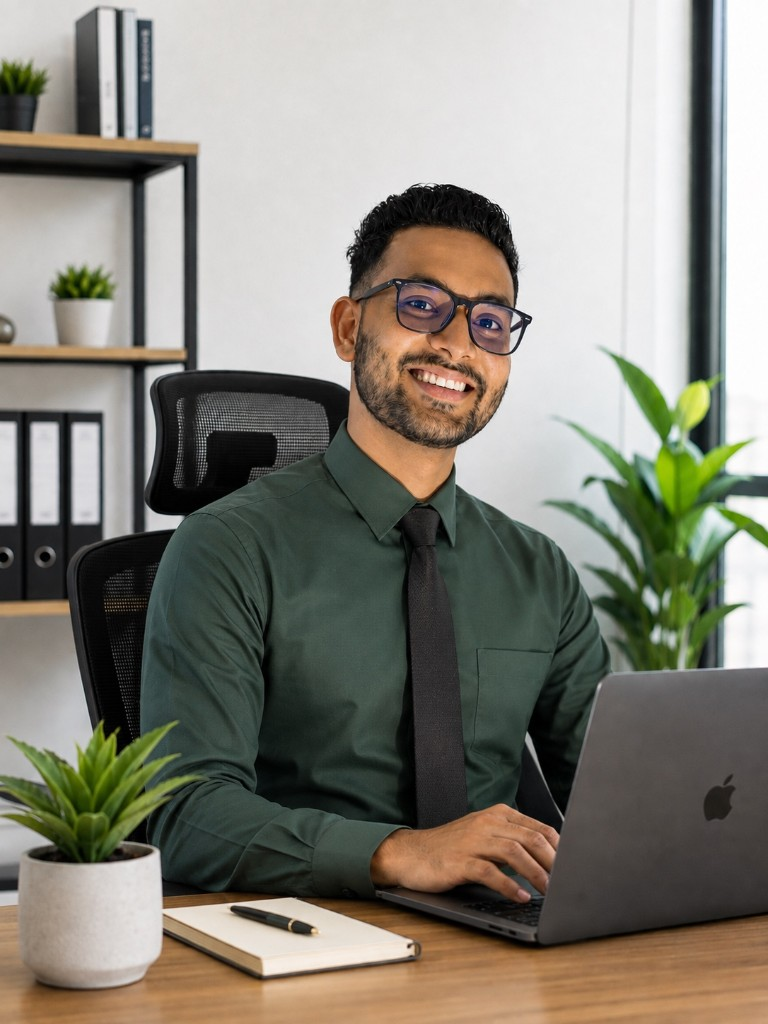
#> input picture assets/images/profile.png, 768 x 1024 px, found by its file name
$ python make_profile_glow.py
#> lines starting #> are read from the running program, lines starting #| are printed output that depends on the picture; after the words box and inside, x2 and y2 are one past the last pixel; in counts of white or black regions, pixels touching at a corner belong together
from PIL import Image, ImageDraw, ImageFilter
from pathlib import Path

src = Image.open("assets/images/profile.png").convert("RGBA")
w, h = src.size
#> w = 768; h = 1024
side = min(w, h)
#> side = 768
left = (w - side) // 2
#> left = 0
top = max(0, (h - side) // 5)
#> top = 51
if top + side > h:
    top = h - side
face = src.crop((left, top, left + side, top + side)).resize((520, 520), Image.Resampling.LANCZOS)
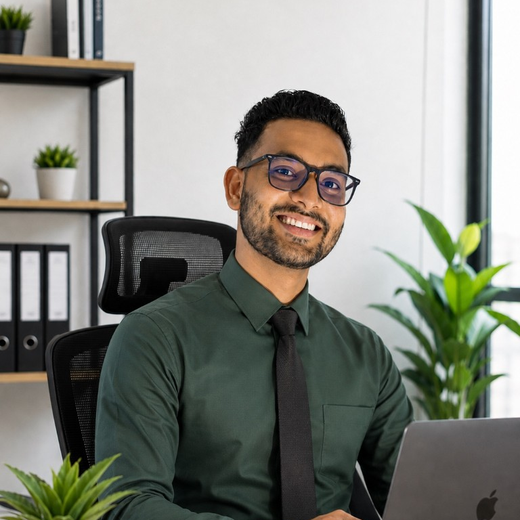
#> face: PIL image 520x520 RGBA; mean R, G, B, A 130.1, 131.9, 123.6, 255

mask = Image.new("L", (520, 520), 0)
#> mask: PIL image 520x520 L; every value is 0
ImageDraw.Draw(mask).ellipse((0, 0, 519, 519), fill=255)
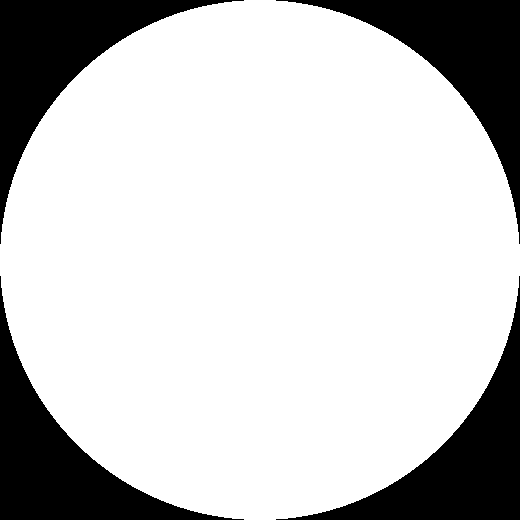
#> mask: PIL image 520x520 L; 78.5% white; 4 black regions, box (x1, y1, x2, y2) and area: (0, 0, 244, 244) 14524, (276, 0, 520, 244) 14524, (0, 276, 244, 520) 14524, (276, 276, 520, 520) 14524
face_c = Image.new("RGBA", (520, 520), (0, 0, 0, 0))
#> face_c: PIL image 520x520 RGBA; every value is 0
face_c.paste(face, (0, 0))
face_c.putalpha(mask)
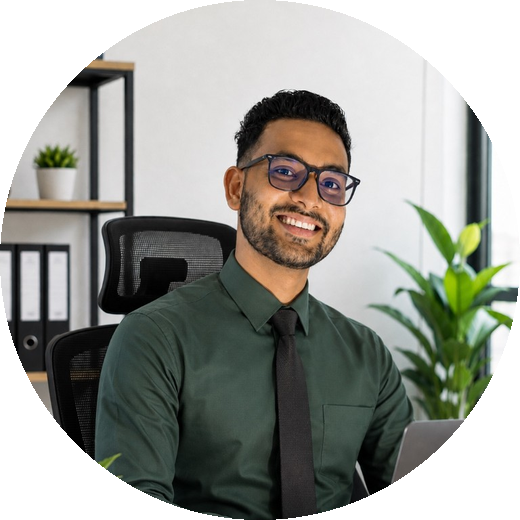
#> face_c: PIL image 520x520 RGBA; mean R, G, B, A 130.1, 131.9, 123.6, 200.2; transparent parts drawn white

pad = 56
size = 520 + pad * 2
canvas = Image.new("RGBA", (size, size), (10, 14, 23, 255))
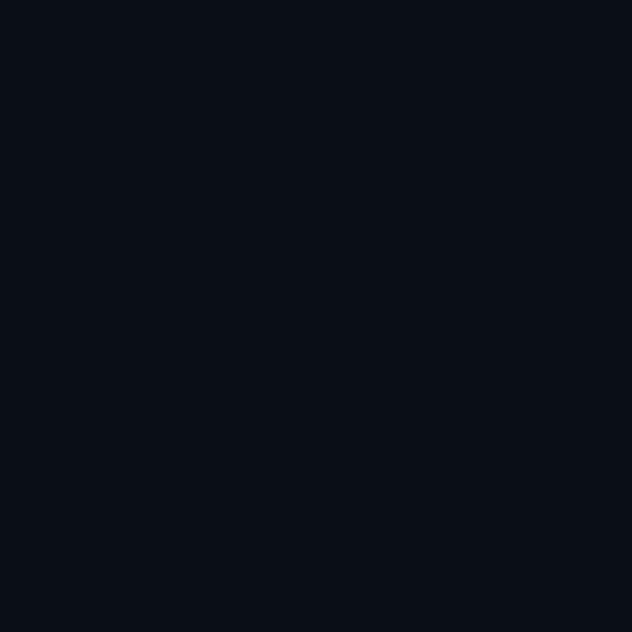
#> canvas: PIL image 632x632 RGBA; mean R, G, B, A 10, 14, 23, 255
cx = cy = size // 2

glow = Image.new("RGBA", (size, size), (0, 0, 0, 0))
#> glow: PIL image 632x632 RGBA; every value is 0
gd = ImageDraw.Draw(glow)
for i, a in [(48, 40), (40, 70), (32, 100)]:
    gd.ellipse((cx - 260 - i, cy - 260 - i, cx + 260 + i, cy + 260 + i), outline=(0, 240, 255, a), width=6)
for i, a in [(20, 90), (12, 120)]:
    gd.ellipse((cx - 260 - i, cy - 260 - i, cx + 260 + i, cy + 260 + i), outline=(57, 255, 20, a), width=4)
glow = glow.filter(ImageFilter.GaussianBlur(10))
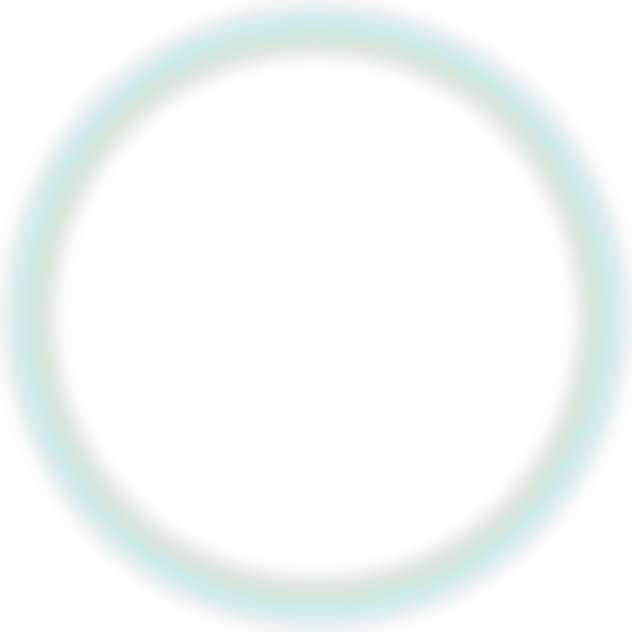
#> glow: PIL image 632x632 RGBA; mean R, G, B, A 1.9, 28.3, 21.6, 9.2; transparent parts drawn white
canvas = Image.alpha_composite(canvas, glow)
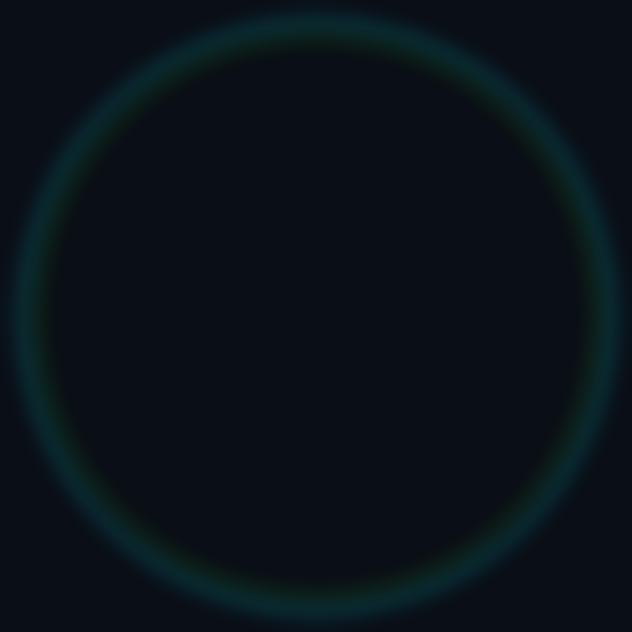
#> canvas: PIL image 632x632 RGBA; mean R, G, B, A 9.9, 17.4, 25.2, 255

d = ImageDraw.Draw(canvas)
d.ellipse((cx - 268, cy - 268, cx + 268, cy + 268), outline=(0, 240, 255, 220), width=3)
d.ellipse((cx - 258, cy - 258, cx + 258, cy + 258), outline=(57, 255, 20, 200), width=2)
d.ellipse((cx - 248, cy - 248, cx + 248, cy + 248), outline=(0, 240, 255, 120), width=1)

tick = 28
col = (57, 255, 20, 230)
for ox, oy, sx, sy in [
    (cx - 280, cy - 280, 1, 1),
    (cx + 280, cy - 280, -1, 1),
    (cx - 280, cy + 280, 1, -1),
    (cx + 280, cy + 280, -1, -1),
]:
    d.line([(ox, oy + sy * tick), (ox, oy), (ox + sx * tick, oy)], fill=col, width=3)

canvas.paste(face_c, (pad, pad), face_c)
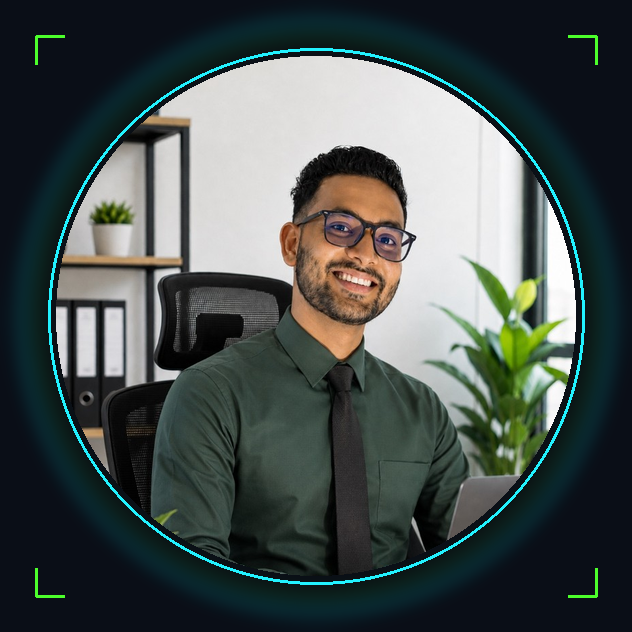
#> canvas: PIL image 632x632 RGBA; mean R, G, B, A 72, 81.7, 80.1, 254.5; transparent parts drawn white
out = Path("assets/images/profile-glow.png")
canvas.convert("RGB").save(out, "PNG", optimize=True)
#> (the run stopped early here; a loop or call above may not have finished)
